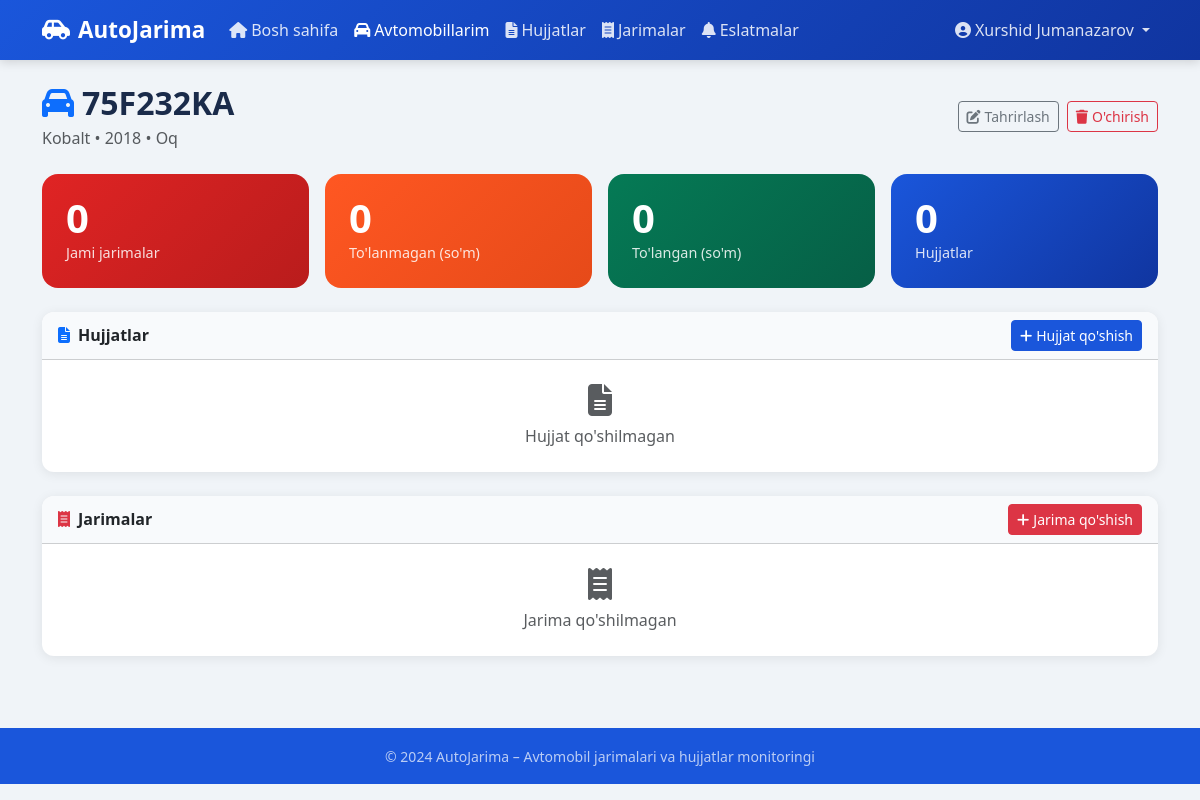
The page /cars/3/ (signed in) on the database its author committed.
### core/models.py (models this page shows, shortened)
class Car(models.Model):
    user = models.ForeignKey(User, on_delete=models.CASCADE, related_name='cars')
    plate = models.CharField(max_length=20, verbose_name="Davlat raqami")
    brand = models.CharField(max_length=100, verbose_name="Marka/Model")
    year = models.IntegerField(verbose_name="Yili")
    color = models.CharField(max_length=50, verbose_name="Rang")
    created_at = models.DateTimeField(auto_now_add=True)
    class Meta:
        ordering = ['-created_at']

### core/views.py (the view)
# urls.py: path('cars/<int:pk>/', views.car_detail, name='car_detail'),
@login_required
def car_detail(request, pk):
    car = get_object_or_404(Car, pk=pk, user=request.user)
    docs = car.documents.all()
    fines = car.fines.all()
    unpaid = fines.filter(status='unpaid').aggregate(s=Sum('amount'))['s'] or 0
    paid = fines.filter(status='paid').aggregate(s=Sum('amount'))['s'] or 0
    return render(request, 'core/car_detail.html', {
        'car': car, 'docs': docs, 'fines': fines,
        'unpaid': unpaid, 'paid': paid
    })

### core/context_processors.py (called while the page is built)
def reminder_count(request):
    if request.user.is_authenticated:
        count = Reminder.objects.filter(user=request.user, is_seen=False).count()
        return {'unseen_reminders': count}
    return {'unseen_reminders': 0}

### core/templates/core/car_detail.html (shortened to what this page needs)
{% extends 'core/base.html' %}
{% block content %}
<div class="d-flex justify-content-between align-items-center mb-4">
    <div>
        <h2 class="page-title mb-1"><i class="fas fa-car me-2 text-primary"></i>{{ car.plate }}</h2>
        <p class="text-muted mb-0">{{ car.brand }} • {{ car.year }} • {{ car.color }}</p>
    </div>
    <div class="d-flex gap-2">
        <a href="{% url 'car_edit' car.pk %}" class="btn btn-outline-secondary btn-sm"><i class="fas fa-edit me-1"></i>Tahrirlash</a>
        <a href="{% url 'car_delete' car.pk %}" class="btn btn-outline-danger btn-sm"><i class="fas fa-trash me-1"></i>O'chirish</a>
    </div>
</div>
<div class="row g-3 mb-4">
    <div class="col-6 col-md-3">
        <div class="stat-card" style="background:linear-gradient(135deg,#e02424,#b91c1c);">
            <div class="stat-number">{{ fines.filter.count|default:fines|length }}</div>
            <div class="stat-label">Jami jarimalar</div>
        </div>
    </div>
    <div class="col-6 col-md-3">
        <div class="stat-card" style="background:linear-gradient(135deg,#ff5722,#e64a19);">
            <div class="stat-number">{{ unpaid|floatformat:0 }}</div>
            <div class="stat-label">To'lanmagan (so'm)</div>
        </div>
    </div>
    <div class="col-6 col-md-3">
        <div class="stat-card" style="background:linear-gradient(135deg,#057a55,#065f46);">
            <div class="stat-number">{{ paid|floatformat:0 }}</div>
            <div class="stat-label">To'langan (so'm)</div>
        </div>
    </div>
    <div class="col-6 col-md-3">
        <div class="stat-card" style="background:linear-gradient(135deg,#1a56db,#1035a0);">
            <div class="stat-number">{{ docs|length }}</div>
            <div class="stat-label">Hujjatlar</div>
        </div>
    </div>
</div>
<div class="card mb-4">
    <div class="card-header d-flex justify-content-between align-items-center" style="background:#f8fafc;">
        <span class="fw-bold"><i class="fas fa-file-alt me-2 text-primary"></i>Hujjatlar</span>
        <a href="{% url 'doc_add' car.pk %}" class="btn btn-sm btn-primary"><i class="fas fa-plus me-1"></i>Hujjat qo'shish</a>
    </div>
    <div class="card-body p-0">
        {% if docs %}
        <div class="table-responsive">
        <table class="table table-hover mb-0">
            <thead class="table-light"><tr>
                <th>Turi</th><th>Nomi</th><th>Berilgan</th><th>Muddat</th><th>Holat</th><th>Amallar</th>
            </tr></thead>
            <tbody>
            {% for doc in docs %}
            <tr class="{% if doc.status == 'expired' %}table-danger{% elif doc.status == 'warning' %}table-warning{% endif %}">
                <td><span class="badge bg-secondary">{{ doc.get_doc_type_display }}</span></td>
                <td>{{ doc.name }}</td>
                <td>{{ doc.issue_date }}</td>
                <td>{{ doc.expiry_date }}</td>
                <td>
                    {% if doc.days_left < 0 %}
                    <span class="days-badge days-expired"><i class="fas fa-times me-1"></i>{{ doc.days_left|slice:"1:" }} kun o'tgan</span>
                    {% elif doc.days_left <= doc.remind_days %}
                    <span class="days-badge days-warning"><i class="fas fa-clock me-1"></i>{{ doc.days_left }} kun qoldi</span>
                    {% else %}
                    <span class="days-badge days-ok"><i class="fas fa-check me-1"></i>{{ doc.days_left }} kun</span>
                    {% endif %}
                </td>
                <td>
                    <a href="{% url 'doc_edit' doc.pk %}" class="btn btn-xs btn-outline-secondary btn-sm py-0 px-2"><i class="fas fa-edit"></i></a>
                    <a href="{% url 'doc_delete' doc.pk %}" class="btn btn-xs btn-outline-danger btn-sm py-0 px-2"><i class="fas fa-trash"></i></a>
                </td>
            </tr>
            {% endfor %}
            </tbody>
        </table>
        </div>
        {% else %}
        <div class="text-center py-4 text-muted"><i class="fas fa-file-alt fa-2x mb-2"></i><br>Hujjat qo'shilmagan</div>
        {% endif %}
    </div>
</div>
<div class="card">
    <div class="card-header d-flex justify-content-between align-items-center" style="background:#f8fafc;">
        <span class="fw-bold"><i class="fas fa-receipt me-2 text-danger"></i>Jarimalar</span>
        <a href="{% url 'fine_add' %}" class="btn btn-sm btn-danger"><i class="fas fa-plus me-1"></i>Jarima qo'shish</a>
    </div>
    <div class="card-body p-0">
        {% if fines %}
        <div class="table-responsive">
        <table class="table table-hover mb-0">
            <thead class="table-light"><tr>
                <th>Sabab</th><th>Miqdor</th><th>Sana</th><th>To'lov muddati</th><th>Holat</th><th>Amallar</th>
            </tr></thead>
            <tbody>
            {% for fine in fines %}
            <tr>
                <td>{{ fine.reason }}</td>
                <td class="fw-semibold">{{ fine.amount|floatformat:0 }} so'm</td>
                <td>{{ fine.fine_date }}</td>
                <td>
                    {{ fine.due_date }}
                    {% if fine.status == 'unpaid' %}
                        {% if fine.days_left < 0 %}
                        <br><span class="days-badge days-expired">Kechikdi</span>
                        {% elif fine.days_left <= 7 %}
                        <br><span class="days-badge days-warning">{{ fine.days_left }} kun</span>
                        {% endif %}
                    {% endif %}
                </td>
                <td>
                    <span class="status-badge status-{{ fine.status }}">{{ fine.get_status_display }}</span>
                </td>
                <td>
                    {% if fine.status == 'unpaid' %}
                    <a href="{% url 'fine_mark_paid' fine.pk %}" class="btn btn-sm btn-success py-0 px-2" onclick="return confirm('To\'langan deb belgilansinmi?')"><i class="fas fa-check"></i></a>
                    {% endif %}
                    <a href="{% url 'fine_edit' fine.pk %}" class="btn btn-sm btn-outline-secondary py-0 px-2"><i class="fas fa-edit"></i></a>
                </td>
            </tr>
            {% endfor %}
            </tbody>
        </table>
        </div>
        {% else %}
        <div class="text-center py-4 text-muted"><i class="fas fa-receipt fa-2x mb-2"></i><br>Jarima qo'shilmagan</div>
        {% endif %}
    </div>
</div>
{% endblock %}

### core/templates/core/base.html (shortened to what this page needs)
<!DOCTYPE html>
<html lang="uz">
<head>
    <link href="https://cdn.jsdelivr.net/npm/bootstrap@5.3.0/dist/css/bootstrap.min.css" rel="stylesheet">
    <link href="https://cdnjs.cloudflare.com/ajax/libs/font-awesome/6.4.0/css/all.min.css" rel="stylesheet">
</head>
<body>
{% if user.is_authenticated %}
<nav class="navbar navbar-expand-lg">
    <div class="container">
        <a class="navbar-brand" href="{% url 'home' %}">
            <i class="fas fa-car-side me-2"></i>AutoJarima
        </a>
        <div class="collapse navbar-collapse" id="navbarNav">
            <ul class="navbar-nav me-auto">
                <li class="nav-item">
                    <a class="nav-link {% if request.path == '/' %}active{% endif %}" href="{% url 'home' %}">
                        <i class="fas fa-home me-1"></i>Bosh sahifa
                    </a>
                </li>
                <li class="nav-item">
                    <a class="nav-link {% if '/cars/' in request.path %}active{% endif %}" href="{% url 'car_list' %}">
                        <i class="fas fa-car me-1"></i>Avtomobillarim
                    </a>
                </li>
                <li class="nav-item">
                    <a class="nav-link {% if '/documents/' in request.path %}active{% endif %}" href="{% url 'doc_list' %}">
                        <i class="fas fa-file-alt me-1"></i>Hujjatlar
                    </a>
                </li>
                <li class="nav-item">
                    <a class="nav-link {% if '/fines/' in request.path %}active{% endif %}" href="{% url 'fine_list' %}">
                        <i class="fas fa-receipt me-1"></i>Jarimalar
                    </a>
                </li>
                <li class="nav-item">
                    <a class="nav-link {% if '/reminders/' in request.path %}active{% endif %} badge-bell" href="{% url 'reminder_list' %}">
                        <i class="fas fa-bell me-1"></i>Eslatmalar
                    </a>
                </li>
            </ul>
            <ul class="navbar-nav">
                <li class="nav-item dropdown">
                    <a class="nav-link dropdown-toggle" href="#" data-bs-toggle="dropdown">
                        <i class="fas fa-user-circle me-1"></i>{{ user.get_full_name|default:user.email }}
                    </a>
                </li>
            </ul>
        </div>
    </div>
</nav>
{% endif %}
<div class="container py-4">
    {% block content %}{% endblock %}
</div>
<footer class="text-center">
    <div class="container">
        <small>&copy; 2024 AutoJarima – Avtomobil jarimalari va hujjatlar monitoringi</small>
    </div>
</footer>
</body>
</html>

### core/templates/core/base.html (style rules this page uses)
:root { --primary: #1a56db; --danger: #e02424; --warning: #ff9900; --success: #057a55; }
body { background: #f0f4f8; font-family: 'Segoe UI', sans-serif; }
.navbar { background: linear-gradient(135deg, #1a56db 0%, #1035a0 100%); box-shadow: 0 2px 10px rgba(0,0,0,0.15); }
.navbar-brand { font-weight: 700; font-size: 1.4rem; color: #fff !important; }
.nav-link { color: rgba(255,255,255,0.85) !important; font-weight: 500; transition: color 0.2s; }
.nav-link:hover, .nav-link.active { color: #fff !important; }
.badge-bell { position: relative; }
.card { border: none; border-radius: 12px; box-shadow: 0 2px 12px rgba(0,0,0,0.08); }
.card-header { border-radius: 12px 12px 0 0 !important; font-weight: 600; }
.stat-card { border-radius: 16px; padding: 1.5rem; color: white; }
.stat-card .stat-number { font-size: 2.5rem; font-weight: 700; line-height: 1; }
.stat-card .stat-label { opacity: 0.85; font-size: 0.9rem; margin-top: 4px; }
.btn-primary { background: var(--primary); border-color: var(--primary); }
footer { background: #1a56db; color: rgba(255,255,255,0.7); padding: 1rem 0; margin-top: 3rem; }
.page-title { font-weight: 700; color: #1a2b4a; margin-bottom: 1.5rem; }

### rows shown on the page
Car: plate "75F232KA", brand "Kobalt", year "2018", color "Oq"

### other values the page prints
{{ user.get_full_name|default:user.email }} "Xurshid Jumanazarov"
{{ fines.filter.count|default:fines|length }} "0"
{{ unpaid|floatformat:0 }} "0"
{{ paid|floatformat:0 }} "0"
{{ docs|length }} "0"
